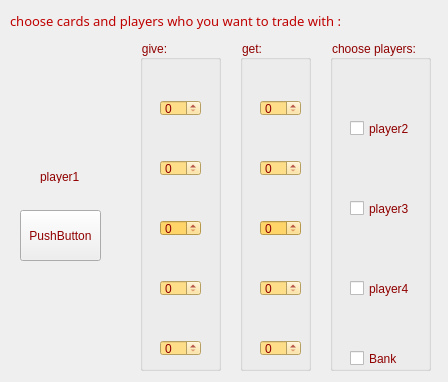
<?xml version="1.0" encoding="UTF-8"?>
<ui version="4.0">
 <class>tradewindow</class>
 <widget class="QMainWindow" name="tradewindow">
  <property name="geometry">
   <rect>
    <x>0</x>
    <y>0</y>
    <width>448</width>
    <height>382</height>
   </rect>
  </property>
  <property name="windowTitle">
   <string>MainWindow</string>
  </property>
  <property name="styleSheet">
   <string notr="true">font: 10pt &quot;Vani&quot;;
color: rgb(144, 0, 0);</string>
  </property>
  <widget class="QWidget" name="centralwidget">
   <widget class="QLabel" name="label_11">
    <property name="geometry">
     <rect>
      <x>40</x>
      <y>170</y>
      <width>47</width>
      <height>13</height>
     </rect>
    </property>
    <property name="styleSheet">
     <string notr="true">font: 10pt &quot;Vani&quot;;</string>
    </property>
    <property name="text">
     <string>player1</string>
    </property>
   </widget>
   <widget class="QGroupBox" name="groupBox_2">
    <property name="geometry">
     <rect>
      <x>140</x>
      <y>40</y>
      <width>81</width>
      <height>331</height>
     </rect>
    </property>
    <property name="styleSheet">
     <string notr="true">font: 10pt &quot;Vani&quot;;</string>
    </property>
    <property name="title">
     <string>give:</string>
    </property>
    <widget class="QLabel" name="label_5">
     <property name="geometry">
      <rect>
       <x>20</x>
       <y>20</y>
       <width>41</width>
       <height>41</height>
      </rect>
     </property>
     <property name="text">
      <string/>
     </property>
     <property name="pixmap">
      <pixmap>../../Favorites/Desktop/catan images/resource cards/cut/brick.jpg</pixmap>
     </property>
    </widget>
    <widget class="QLabel" name="label_6">
     <property name="geometry">
      <rect>
       <x>20</x>
       <y>80</y>
       <width>41</width>
       <height>41</height>
      </rect>
     </property>
     <property name="text">
      <string/>
     </property>
     <property name="pixmap">
      <pixmap>../../Favorites/Desktop/catan images/resource cards/cut/grain.jpg</pixmap>
     </property>
    </widget>
    <widget class="QLabel" name="label_7">
     <property name="geometry">
      <rect>
       <x>20</x>
       <y>140</y>
       <width>41</width>
       <height>41</height>
      </rect>
     </property>
     <property name="text">
      <string/>
     </property>
     <property name="pixmap">
      <pixmap>../../Favorites/Desktop/catan images/resource cards/cut/lumber.jpg</pixmap>
     </property>
    </widget>
    <widget class="QLabel" name="label_8">
     <property name="geometry">
      <rect>
       <x>20</x>
       <y>200</y>
       <width>41</width>
       <height>41</height>
      </rect>
     </property>
     <property name="text">
      <string/>
     </property>
     <property name="pixmap">
      <pixmap>../../Favorites/Desktop/catan images/resource cards/cut/ore.jpg</pixmap>
     </property>
    </widget>
    <widget class="QLabel" name="label_9">
     <property name="geometry">
      <rect>
       <x>20</x>
       <y>260</y>
       <width>41</width>
       <height>41</height>
      </rect>
     </property>
     <property name="text">
      <string/>
     </property>
     <property name="pixmap">
      <pixmap>../../Favorites/Desktop/catan images/resource cards/cut/wool.jpg</pixmap>
     </property>
    </widget>
    <widget class="QSpinBox" name="spinBox">
     <property name="geometry">
      <rect>
       <x>20</x>
       <y>60</y>
       <width>41</width>
       <height>16</height>
      </rect>
     </property>
     <property name="styleSheet">
      <string notr="true">background-color: rgb(255, 222, 137);</string>
     </property>
     <property name="maximum">
      <number>20</number>
     </property>
    </widget>
    <widget class="QSpinBox" name="spinBox_2">
     <property name="geometry">
      <rect>
       <x>20</x>
       <y>120</y>
       <width>41</width>
       <height>16</height>
      </rect>
     </property>
     <property name="styleSheet">
      <string notr="true">background-color: rgb(255, 222, 137);</string>
     </property>
     <property name="maximum">
      <number>20</number>
     </property>
    </widget>
    <widget class="QSpinBox" name="spinBox_3">
     <property name="geometry">
      <rect>
       <x>20</x>
       <y>180</y>
       <width>41</width>
       <height>16</height>
      </rect>
     </property>
     <property name="styleSheet">
      <string notr="true">background-color: rgb(255, 213, 106);</string>
     </property>
     <property name="maximum">
      <number>20</number>
     </property>
    </widget>
    <widget class="QSpinBox" name="spinBox_4">
     <property name="geometry">
      <rect>
       <x>20</x>
       <y>240</y>
       <width>41</width>
       <height>16</height>
      </rect>
     </property>
     <property name="styleSheet">
      <string notr="true">background-color: rgb(255, 222, 137);</string>
     </property>
     <property name="maximum">
      <number>20</number>
     </property>
    </widget>
    <widget class="QSpinBox" name="spinBox_5">
     <property name="geometry">
      <rect>
       <x>20</x>
       <y>300</y>
       <width>41</width>
       <height>16</height>
      </rect>
     </property>
     <property name="styleSheet">
      <string notr="true">background-color: rgb(255, 222, 137);</string>
     </property>
     <property name="maximum">
      <number>20</number>
     </property>
    </widget>
   </widget>
   <widget class="QPushButton" name="pushButton">
    <property name="geometry">
     <rect>
      <x>20</x>
      <y>210</y>
      <width>81</width>
      <height>51</height>
     </rect>
    </property>
    <property name="text">
     <string>PushButton</string>
    </property>
   </widget>
   <widget class="QGroupBox" name="groupBox">
    <property name="geometry">
     <rect>
      <x>330</x>
      <y>40</y>
      <width>101</width>
      <height>331</height>
     </rect>
    </property>
    <property name="styleSheet">
     <string notr="true">font: 10pt &quot;Vani&quot;;</string>
    </property>
    <property name="title">
     <string>choose players:</string>
    </property>
    <widget class="QLabel" name="label_2">
     <property name="geometry">
      <rect>
       <x>20</x>
       <y>20</y>
       <width>61</width>
       <height>61</height>
      </rect>
     </property>
     <property name="text">
      <string/>
     </property>
     <property name="pixmap">
      <pixmap>../../Favorites/Desktop/catan images/player photo/2.png</pixmap>
     </property>
    </widget>
    <widget class="QLabel" name="label_3">
     <property name="geometry">
      <rect>
       <x>20</x>
       <y>100</y>
       <width>61</width>
       <height>61</height>
      </rect>
     </property>
     <property name="text">
      <string/>
     </property>
     <property name="pixmap">
      <pixmap>../../Favorites/Desktop/catan images/player photo/3.png</pixmap>
     </property>
    </widget>
    <widget class="QLabel" name="label_4">
     <property name="geometry">
      <rect>
       <x>20</x>
       <y>180</y>
       <width>61</width>
       <height>61</height>
      </rect>
     </property>
     <property name="text">
      <string/>
     </property>
     <property name="pixmap">
      <pixmap>../../Favorites/Desktop/catan images/player photo/4.png</pixmap>
     </property>
    </widget>
    <widget class="QCheckBox" name="checkBox">
     <property name="geometry">
      <rect>
       <x>20</x>
       <y>80</y>
       <width>70</width>
       <height>17</height>
      </rect>
     </property>
     <property name="text">
      <string>player2</string>
     </property>
     <property name="checkable">
      <bool>true</bool>
     </property>
    </widget>
    <widget class="QCheckBox" name="checkBox_2">
     <property name="geometry">
      <rect>
       <x>20</x>
       <y>240</y>
       <width>70</width>
       <height>17</height>
      </rect>
     </property>
     <property name="text">
      <string>player4</string>
     </property>
    </widget>
    <widget class="QCheckBox" name="checkBox_3">
     <property name="geometry">
      <rect>
       <x>20</x>
       <y>160</y>
       <width>70</width>
       <height>17</height>
      </rect>
     </property>
     <property name="text">
      <string>player3</string>
     </property>
    </widget>
    <widget class="QLabel" name="label_12">
     <property name="geometry">
      <rect>
       <x>20</x>
       <y>270</y>
       <width>71</width>
       <height>41</height>
      </rect>
     </property>
     <property name="text">
      <string/>
     </property>
     <property name="pixmap">
      <pixmap>../../Favorites/Desktop/catan images/bank2.jpg</pixmap>
     </property>
    </widget>
    <widget class="QCheckBox" name="checkBox_4">
     <property name="geometry">
      <rect>
       <x>20</x>
       <y>310</y>
       <width>70</width>
       <height>17</height>
      </rect>
     </property>
     <property name="text">
      <string>Bank</string>
     </property>
    </widget>
   </widget>
   <widget class="QLabel" name="label_10">
    <property name="geometry">
     <rect>
      <x>10</x>
      <y>10</y>
      <width>361</width>
      <height>21</height>
     </rect>
    </property>
    <property name="font">
     <font>
      <family>Vani</family>
      <pointsize>10</pointsize>
      <weight>50</weight>
      <italic>false</italic>
      <bold>false</bold>
     </font>
    </property>
    <property name="styleSheet">
     <string notr="true">color: rgb(191, 0, 0);</string>
    </property>
    <property name="text">
     <string>choose cards and players who you want to trade with :</string>
    </property>
   </widget>
   <widget class="QLabel" name="label">
    <property name="geometry">
     <rect>
      <x>20</x>
      <y>80</y>
      <width>81</width>
      <height>81</height>
     </rect>
    </property>
    <property name="text">
     <string/>
    </property>
    <property name="pixmap">
     <pixmap>../../Favorites/Desktop/catan images/player photo/1.png</pixmap>
    </property>
   </widget>
   <widget class="QGroupBox" name="groupBox_3">
    <property name="geometry">
     <rect>
      <x>240</x>
      <y>40</y>
      <width>71</width>
      <height>331</height>
     </rect>
    </property>
    <property name="styleSheet">
     <string notr="true">font: 10pt &quot;Vani&quot;;</string>
    </property>
    <property name="title">
     <string>get:</string>
    </property>
    <widget class="QLabel" name="label_13">
     <property name="geometry">
      <rect>
       <x>20</x>
       <y>20</y>
       <width>41</width>
       <height>41</height>
      </rect>
     </property>
     <property name="text">
      <string/>
     </property>
     <property name="pixmap">
      <pixmap>../../Favorites/Desktop/catan images/resource cards/cut/brick.jpg</pixmap>
     </property>
    </widget>
    <widget class="QLabel" name="label_14">
     <property name="geometry">
      <rect>
       <x>20</x>
       <y>80</y>
       <width>41</width>
       <height>41</height>
      </rect>
     </property>
     <property name="text">
      <string/>
     </property>
     <property name="pixmap">
      <pixmap>../../Favorites/Desktop/catan images/resource cards/cut/grain.jpg</pixmap>
     </property>
    </widget>
    <widget class="QLabel" name="label_15">
     <property name="geometry">
      <rect>
       <x>20</x>
       <y>140</y>
       <width>41</width>
       <height>41</height>
      </rect>
     </property>
     <property name="text">
      <string/>
     </property>
     <property name="pixmap">
      <pixmap>../../Favorites/Desktop/catan images/resource cards/cut/lumber.jpg</pixmap>
     </property>
    </widget>
    <widget class="QLabel" name="label_16">
     <property name="geometry">
      <rect>
       <x>20</x>
       <y>200</y>
       <width>41</width>
       <height>41</height>
      </rect>
     </property>
     <property name="text">
      <string/>
     </property>
     <property name="pixmap">
      <pixmap>../../Favorites/Desktop/catan images/resource cards/cut/ore.jpg</pixmap>
     </property>
    </widget>
    <widget class="QLabel" name="label_17">
     <property name="geometry">
      <rect>
       <x>20</x>
       <y>260</y>
       <width>41</width>
       <height>41</height>
      </rect>
     </property>
     <property name="text">
      <string/>
     </property>
     <property name="pixmap">
      <pixmap>../../Favorites/Desktop/catan images/resource cards/cut/wool.jpg</pixmap>
     </property>
    </widget>
    <widget class="QSpinBox" name="spinBox_6">
     <property name="geometry">
      <rect>
       <x>20</x>
       <y>60</y>
       <width>41</width>
       <height>16</height>
      </rect>
     </property>
     <property name="styleSheet">
      <string notr="true">background-color: rgb(255, 222, 137);</string>
     </property>
     <property name="maximum">
      <number>20</number>
     </property>
    </widget>
    <widget class="QSpinBox" name="spinBox_7">
     <property name="geometry">
      <rect>
       <x>20</x>
       <y>120</y>
       <width>41</width>
       <height>16</height>
      </rect>
     </property>
     <property name="styleSheet">
      <string notr="true">background-color: rgb(255, 222, 137);</string>
     </property>
     <property name="maximum">
      <number>20</number>
     </property>
    </widget>
    <widget class="QSpinBox" name="spinBox_8">
     <property name="geometry">
      <rect>
       <x>20</x>
       <y>180</y>
       <width>41</width>
       <height>16</height>
      </rect>
     </property>
     <property name="styleSheet">
      <string notr="true">background-color: rgb(255, 213, 106);</string>
     </property>
     <property name="maximum">
      <number>20</number>
     </property>
    </widget>
    <widget class="QSpinBox" name="spinBox_9">
     <property name="geometry">
      <rect>
       <x>20</x>
       <y>240</y>
       <width>41</width>
       <height>16</height>
      </rect>
     </property>
     <property name="styleSheet">
      <string notr="true">background-color: rgb(255, 222, 137);</string>
     </property>
     <property name="maximum">
      <number>20</number>
     </property>
    </widget>
    <widget class="QSpinBox" name="spinBox_10">
     <property name="geometry">
      <rect>
       <x>20</x>
       <y>300</y>
       <width>41</width>
       <height>16</height>
      </rect>
     </property>
     <property name="styleSheet">
      <string notr="true">background-color: rgb(255, 222, 137);</string>
     </property>
     <property name="maximum">
      <number>20</number>
     </property>
    </widget>
   </widget>
  </widget>
 </widget>
 <resources/>
 <connections/>
</ui>
